Frame 1 (no input): blank canvas, image omitted
Frame 60 (no input): blank canvas, image omitted
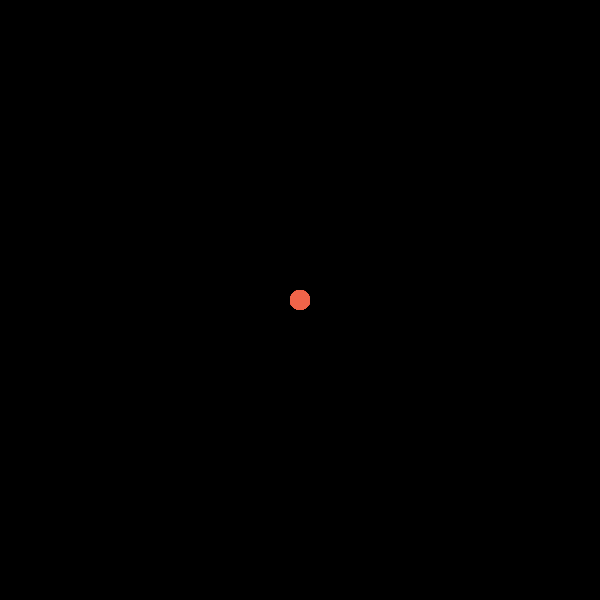
Frame 120 (the mouse pressed at the canvas centre since frame 60)

The p5.js sketch whose frames 1 and 60 were blank and that drew this single picture after the mouse press (run headless with seeded random() and noise() and a simulated clock; from frame 60 on, the mouse is pressed at the canvas centre):

// p5.js sketch
// ── sketch.js
// DM2008 — Activity 3b
// (Painting App, 50 min)

// 1) Palette + size
const palette = ["#f06449", "#009988", "#3c78d8", "#000"];
let colorIndex = 0;
let sizeVal = 20;

// 2) Brush registry (array of functions)
const brushes = [brushCircle, brushSquare, brushStreak];
let currentBrush = 0; // 0, 1, or 2

function setup() {
  createCanvas(600, 600);
  background(0);
  rectMode(CENTER);
}

function draw() {
  let col = palette[colorIndex];
  // paint only while mouse is held
  if (mouseIsPressed) {
    // call the selected brush function
    brushes[currentBrush](mouseX, mouseY, col, sizeVal);
  }
}

// 3) Brush functions (students can customize/extend)
function brushCircle(x, y, c, s) {
  noStroke();
  fill(c);
  ellipse(x, y, s);
}

function brushSquare(x, y, c, s) {
  push();
  translate(x, y);
  noStroke();
  fill(c);
  rect(0, 0, s, s);
  pop();
}

function brushStreak(x, y, c, s) {
  stroke(c);
  strokeWeight(max(2, s / 8));
  point(x,y);
}

// 4) Brush UI: select brush, cycle color, change size, clear
function keyPressed() {
  switch (key) {
    case '1':
      currentBrush = 0; // circle
      break;
    case '2':
      currentBrush = 1; // square
      break; 
    case '3':
      currentBrush = 2; // streak
      break;
  }
  if (key == 'C' || key == 'c') {
    colorIndex = (colorIndex + 1) % (palette.length-1); // cycle color
  }
  if (key == 'e'|| key == 'E') {
    colorIndex = 3
  }
  if (key == '+' || key == '=') {
    sizeVal += 4;
  }
  if (key == '-' || key == '_') {
    sizeVal = max(4, sizeVal - 4);
  } 
  if (key == 'X' || key == 'x') {
    background(0); // clear canvas
  } 

  // TODO: add an 'E' (eraser) mode by painting with background color
  // e.g., if eraserMode, use color(240) instead of palette[colorIndex]
}
